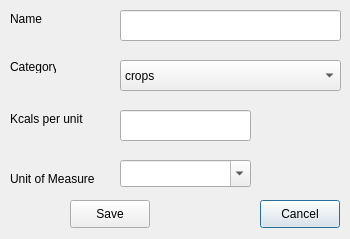
<?xml version="1.0" encoding="UTF-8"?>
<ui version="4.0">
 <class>AddFoodTypes</class>
 <widget class="QDialog" name="AddFoodTypes">
  <property name="geometry">
   <rect>
    <x>0</x>
    <y>0</y>
    <width>350</width>
    <height>239</height>
   </rect>
  </property>
  <property name="minimumSize">
   <size>
    <width>350</width>
    <height>204</height>
   </size>
  </property>
  <property name="windowTitle">
   <string>Add Food Types</string>
  </property>
  <widget class="QPushButton" name="cmdCancel">
   <property name="geometry">
    <rect>
     <x>260</x>
     <y>200</y>
     <width>80</width>
     <height>28</height>
    </rect>
   </property>
   <property name="text">
    <string>Cancel</string>
   </property>
  </widget>
  <widget class="QPushButton" name="cmdSave">
   <property name="geometry">
    <rect>
     <x>70</x>
     <y>200</y>
     <width>80</width>
     <height>28</height>
    </rect>
   </property>
   <property name="text">
    <string>Save</string>
   </property>
  </widget>
  <widget class="QLabel" name="label">
   <property name="geometry">
    <rect>
     <x>10</x>
     <y>10</y>
     <width>54</width>
     <height>18</height>
    </rect>
   </property>
   <property name="text">
    <string>Name</string>
   </property>
  </widget>
  <widget class="QComboBox" name="cmbUnitOfMeasure">
   <property name="geometry">
    <rect>
     <x>120</x>
     <y>160</y>
     <width>131</width>
     <height>27</height>
    </rect>
   </property>
   <property name="editable">
    <bool>true</bool>
   </property>
  </widget>
  <widget class="QLabel" name="label_3">
   <property name="geometry">
    <rect>
     <x>10</x>
     <y>170</y>
     <width>91</width>
     <height>18</height>
    </rect>
   </property>
   <property name="text">
    <string>Unit of Measure</string>
   </property>
  </widget>
  <widget class="QLabel" name="label_4">
   <property name="geometry">
    <rect>
     <x>10</x>
     <y>110</y>
     <width>101</width>
     <height>18</height>
    </rect>
   </property>
   <property name="text">
    <string>Kcals per unit</string>
   </property>
  </widget>
  <widget class="QLineEdit" name="txtKCalories">
   <property name="geometry">
    <rect>
     <x>120</x>
     <y>110</y>
     <width>131</width>
     <height>31</height>
    </rect>
   </property>
  </widget>
  <widget class="QLineEdit" name="txtFoodType">
   <property name="geometry">
    <rect>
     <x>120</x>
     <y>10</y>
     <width>221</width>
     <height>31</height>
    </rect>
   </property>
  </widget>
  <widget class="QLabel" name="label_2">
   <property name="geometry">
    <rect>
     <x>10</x>
     <y>60</y>
     <width>46</width>
     <height>13</height>
    </rect>
   </property>
   <property name="text">
    <string>Category</string>
   </property>
  </widget>
  <widget class="QComboBox" name="cmbCategory">
   <property name="geometry">
    <rect>
     <x>120</x>
     <y>60</y>
     <width>221</width>
     <height>31</height>
    </rect>
   </property>
   <item>
    <property name="text">
     <string>crops</string>
    </property>
   </item>
   <item>
    <property name="text">
     <string>livestock</string>
    </property>
   </item>
   <item>
    <property name="text">
     <string>wildfoods</string>
    </property>
   </item>
  </widget>
 </widget>
 <resources/>
 <connections/>
</ui>
